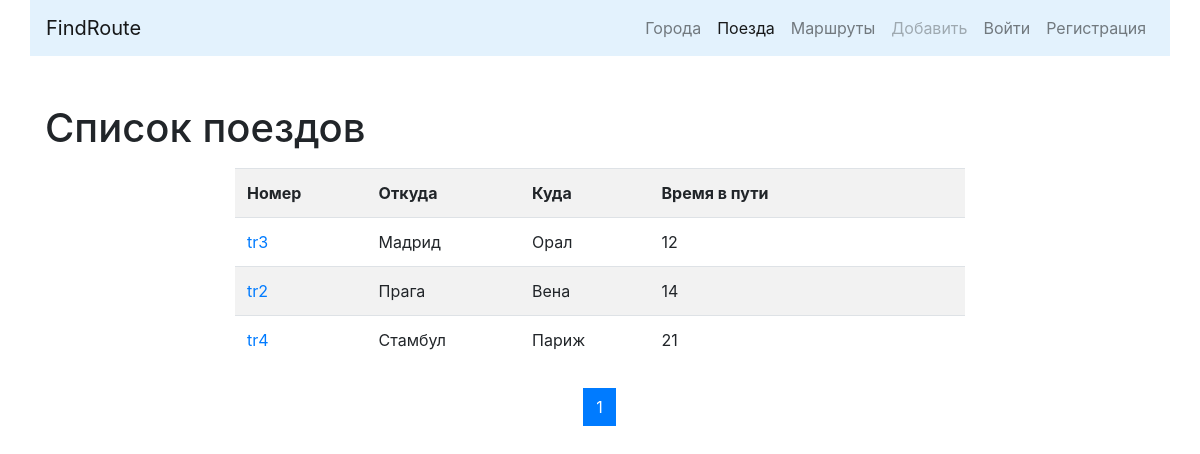
The page /trains/ on the database as committed earlier.
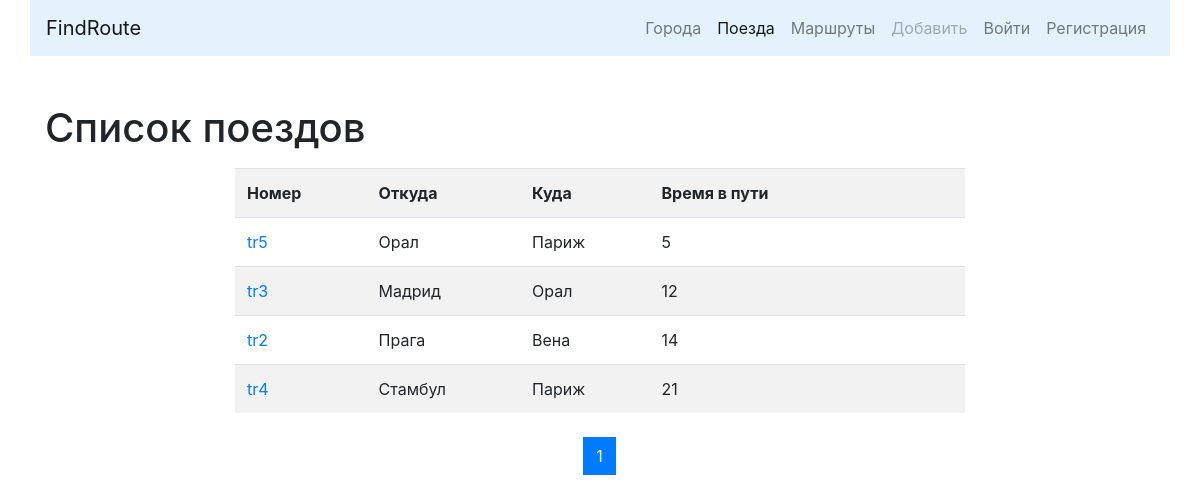
The same page on the database as committed later.
### trains/models.py (models this page shows, shortened)
class Train(models.Model):
    name = models.CharField(max_length=50, unique=True, verbose_name='Номер поезда')
    travel_time = models.PositiveSmallIntegerField(verbose_name='Время пути')
    from_city = models.ForeignKey(City, on_delete=models.CASCADE,
                                  related_name='from_city_set',
                                  verbose_name='Из какого города'
                                  )
    to_city = models.ForeignKey(City, on_delete=models.CASCADE,
                                  related_name='to_city_set',
                                  verbose_name='В какой город'
                                  )
    class Meta:
        verbose_name = 'Поезд'
        verbose_name_plural = 'Поезда'
        ordering = ['travel_time']

### cities/models.py (models this page shows, shortened)
class City(models.Model):
    name = models.CharField(max_length=100, unique=True, verbose_name='Город')
    def __str__(self):
        return self.name
    class Meta:
        verbose_name = 'Город'
        verbose_name_plural = 'Города'
        ordering = ['name']

### trains/views.py (the view)
# urls.py: path('', TrainListView.as_view(), name='home'),
class TrainListView(ListView):
    paginate_by = 10
    model = Train
    template_name = 'trains/home.html'

### trains/templates/trains/home.html (shortened to what this page needs)
{% extends 'base.html' %}
{% block content %}
<h1>Список поездов</h1>
<div class="row ">
    <div class="col-md-8 mx-auto my-2">
        <table class="table table-striped">
            <tr>
                <th>Номер</th>
                <th>Откуда</th>
                <th>Куда</th>
                <th>Время в пути</th>
                <th>&nbsp;</th>
                <th>&nbsp;</th>
            </tr>
        {% for object in page_obj %}
            <tr>
                <td>
                    <a href="{% url 'trains:detail' pk=object.pk%}">{{object.name}}</a>
                </td>
                <td>{{object.from_city}}</td>
                <td>{{object.to_city}}</td>
                <td>{{object.travel_time}}</td>
                {% if user.is_authenticated%}
                <td>
                    <a href="{% url 'trains:update' pk=object.pk%}">
                        <button type="submit" class="btn btn-primary">Редактировать</button>
                    </a></td>
                <td>
                    <a href="{% url 'trains:delete' pk=object.pk%}">
                        <button type="submit" class="btn btn-danger">Удалить</button>
                    </a>
                </td>
                {% else %}
                <td>&nbsp;</td>
                <td>&nbsp;</td>
                {% endif %}
            </tr>
        {% endfor %}
        </table>
    </div>
</div>
<nav aria-label="Page navigation example">
  <ul class="pagination justify-content-center">
    {% for page in page_obj.paginator.page_range %}
        <li class="page-item {% if page == page_obj.number %} active {% endif %} ">
            <a class="page-link" href="?page={{page}}">
                {{ page }}
            </a>
        </li>
    {% endfor %}
  </ul>
</nav>
{% endblock %}

### templates/base.html (shortened to what this page needs)
{% url 'cities:home' as cities_home_url%}
{% url 'cities:create' as cities_create_url%}
{% url 'trains:home' as trains_home_url%}
{% url 'trains:create' as trains_create_url%}
{% url 'list' as route_list%}
<!doctype html>
<html lang="en">
  <head>
    <link rel="stylesheet" href="https://cdn.jsdelivr.net/npm/bootstrap@4.5.3/dist/css/bootstrap.min.css">
    <link href="https://cdn.jsdelivr.net/npm/select2@4.1.0-beta.1/dist/css/select2.min.css" rel="stylesheet" />
  </head>
  <body>
      <nav class="navbar navbar-expand-lg navbar-light container" style="background-color: #e3f2fd;">
      <a class="navbar-brand" href="{% url 'home'%}">FindRoute</a>
      <div class="collapse navbar-collapse" id="navbarNavDropdown">
        <ul class="navbar-nav ml-auto">
          <li class="nav-item {% if request.path == cities_home_url%}active {% endif %}	">
            <a class="nav-link" href="{% url 'cities:home'%}">Города </a>
          </li>
          <li class="nav-item {% if request.path == trains_home_url%}active {% endif %}">
            <a class="nav-link" href="{% url 'trains:home'%}">Поезда</a>
          </li>
          <li class="nav-item
           {% if request.path == route_list%} active {% endif %}">
            <a class="nav-link" href="{% url 'list'%}">Маршруты</a>
          </li>
          {% if user.is_authenticated%}
          <li class="nav-item dropdown
             {% if request.path == cities_create_url or request.path == trains_create_url %}
              active
             {% endif %}
            ">
            <a class="nav-link dropdown-toggle" href="#" id="navbarDropdownMenuLink" role="button" data-toggle="dropdown" aria-haspopup="true" aria-expanded="false">
             Добавить
            </a>
            <div class="dropdown-menu" aria-labelledby="navbarDropdownMenuLink">
              <a class="dropdown-item" href="{% url 'cities:create'%}">Новый город</a>
              <a class="dropdown-item" href="{% url 'trains:create'%}">Новый поезд</a>
            </div>
          </li>
          {% else %}
            <li class="nav-item ">
            <a class="nav-link disabled" href="">Добавить</a>
          </li>
            {% endif %}
          {% if user.is_authenticated%}
          <li class="nav-item ">
            <a class="nav-link" href="{% url 'accounts:logout'%}">Выйти</a>
          </li>
          {% else %}
          <li class="nav-item ">
            <a class="nav-link" href="{% url 'accounts:login'%}">Войти</a>
          </li>
          <li class="nav-item ">
            <a class="nav-link" href="{% url 'accounts:register'%}">Регистрация</a>
          </li>
          {% endif %}
        </ul>
      </div>
    </nav>
      <div class="container">
        <div class="row">
        </div>
      </div>
      <div class="container">
        {% block content %}{% endblock %}
      </div>
  </body>
</html>

Rows that differ between the two databases and show on the page:
added Train: name "tr5", from_city "Орал", to_city "Париж", travel_time "5"
